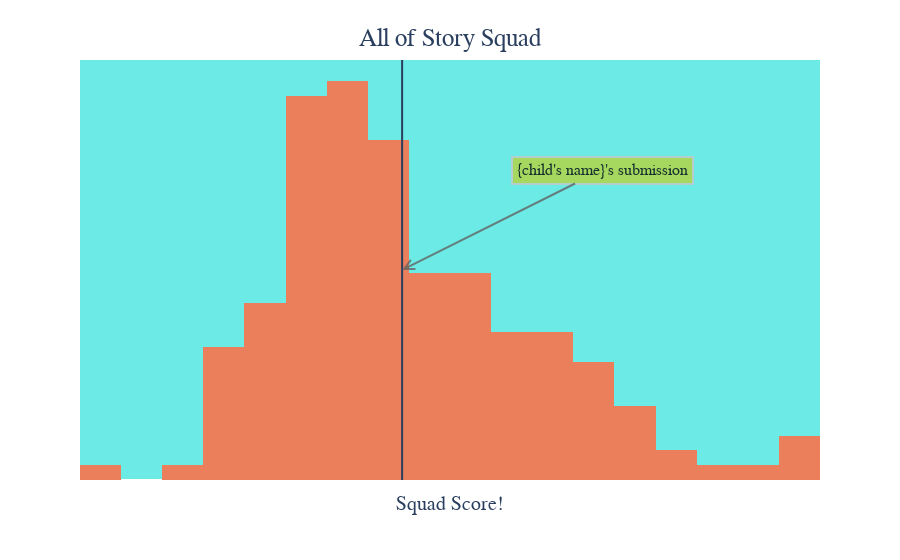

The notebook cell this image was saved under:
### Markdown cell above
## Graph for individual student vs the entirety of Story Squad
- Not using per stakeholder

### Code cell
# Plot
fig = px.histogram(df_scores, x='squad_score', nbins= 20, color_discrete_sequence= ['#EB7E5B'])
fig.update_layout(
    title= {
    'text': "All of Story Squad",
    'y': .95,
    'x': 0.5,
    'font': {'size': 25, 'family': 'PT Sans Narrow'}},
    shapes=[
    dict(
      type= 'line',
      yref= 'paper', y0= 0, y1= 1,
      xref= 'x', x0= student_score, x1= student_score
    )],
    annotations= [
        dict(
            x= student_score,
            y= .5,
            xref= 'x',
            yref= 'paper',
            text = "{child's name}'s submission",
            arrowhead= 5,
            ax= 200,
            ay= -100,
            showarrow=True,
            font=dict(
                family="PT Sans Narrow",
                size=16,
                color="black"
                ),
            align="center",
            arrowsize=1,
            arrowwidth=2,
            arrowcolor="#636363",
            bordercolor="#c7c7c7",
            borderwidth=2,
            borderpad=4,
            bgcolor="#B5D33D",
            opacity=0.8
        ),
        dict(
            xref= 'paper',
            yref= 'paper',
            x= .5,
            y= -.25,
            text= "Wow! Great job this week! Keep it up!",
            showarrow= False,
            font= dict(
                size= 18,
                family= 'PT Sans Narrow'
            )
        )
    ],
    plot_bgcolor= '#6CEAE6'
)

fig.update_traces(hoverinfo= 'none', hovertemplate= None)

fig.update_xaxes(title_text= 'Squad Score!', showticklabels= False, title_font= {"size": 20, 'family': 'PT Sans Narrow'})
fig.update_yaxes(title_text= '', showticklabels= False, showgrid= False)

### Figure 1 — Plotly figure (JSON) as saved in the notebook; plotly's stock layout.template omitted (floating-point values rounded to 4 significant figures; data arrays with more than 128 entries replaced by an {"elided": "..."} marker saying what was removed)
{"data": [{"alignmentgroup": "True", "bingroup": "x", "hoverinfo": "none", "legendgroup": "", "marker": {"color": "#EB7E5B"}, "name": "", "nbinsx": 20, "offsetgroup": "", "orientation": "v", "showlegend": false, "type": "histogram", "x": {"elided": "167 float values"}, "xaxis": "x", "yaxis": "y"}], "layout": {"annotations": [{"align": "center", "arrowcolor": "#636363", "arrowhead": 5, "arrowsize": 1, "arrowwidth": 2, "ax": 200, "ay": -100, "bgcolor": "#B5D33D", "bordercolor": "#c7c7c7", "borderpad": 4, "borderwidth": 2, "font": {"color": "black", "family": "PT Sans Narrow", "size": 16}, "opacity": 0.8, "showarrow": true, "text": "{child's name}'s submission", "x": 39.18, "xref": "x", "y": 0.5, "yref": "paper"}, {"font": {"family": "PT Sans Narrow", "size": 18}, "showarrow": false, "text": "Wow! Great job this week! Keep it up!", "x": 0.5, "xref": "paper", "y": -0.25, "yref": "paper"}], "barmode": "relative", "legend": {"tracegroupgap": 0}, "margin": {"t": 60}, "plot_bgcolor": "#6CEAE6", "shapes": [{"type": "line", "x0": 39.18, "x1": 39.18, "xref": "x", "y0": 0, "y1": 1, "yref": "paper"}], "title": {"font": {"family": "PT Sans Narrow", "size": 25}, "text": "All of Story Squad", "x": 0.5, "y": 0.95}, "xaxis": {"anchor": "y", "domain": [0, 1], "showticklabels": false, "title": {"font": {"family": "PT Sans Narrow", "size": 20}, "text": "Squad Score!"}}, "yaxis": {"anchor": "x", "domain": [0, 1], "showgrid": false, "showticklabels": false, "title": {"text": ""}}}}
